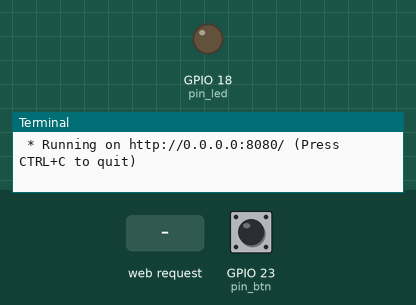
Bench run of a program on a simulated Raspberry Pi (BCM pin numbers). Shown: output pins drawn as LEDs (lit = HIGH), the last lines printed to the terminal. Inputs (shaded band) come from the test bench; at power-on: GPIO 23 (pin_btn) LOW. The clock reads 2024-03-15 10:24:30 at power-on unless the program sets it.

Above: at 1.2 s.
1.3 s: HTTP request for /led/on received
At 1.8 s:
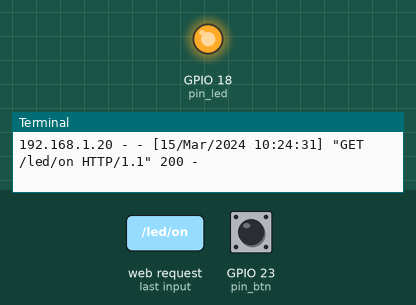
4.4 s: HTTP request for /led/off received
At 5.3 s:
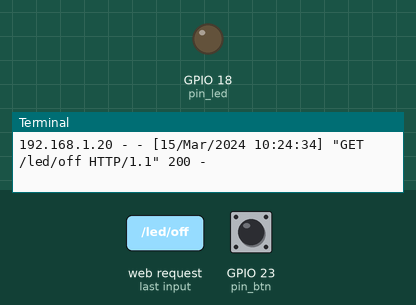
Timing chart, 0 to 7.4 s (numbered marks = the images above; inputs shaded):
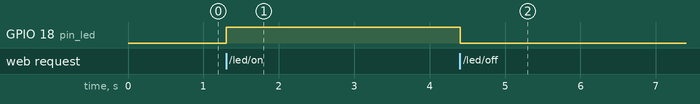

The program:

web_iot.py
```python
from flask import *
import RPi.GPIO as GPIO
from flask_socketio import SocketIO, send
import Adafruit_DHT, json, time

app = Flask(__name__)
app.config['SECRET_KEY'] = 'secret'
socketio = SocketIO(app,async_mode='threading')

pin_led = 18
pin_btn = 23
pin_dht11 = 24

GPIO.setmode(GPIO.BCM)
GPIO.setup(pin_led, GPIO.OUT)
GPIO.setup(pin_btn, GPIO.IN, pull_up_down=GPIO.PUD_DOWN)
sensor = Adafruit_DHT.DHT11

@app.route('/')
def main():
    return redirect('/static/web_iot.html')


@app.route('/led/<cmd>')
def op(cmd):
    if cmd == "on":
        GPIO.output(pin_led, True)
        return 'Led On'
    elif cmd == 'off':
        GPIO.output(pin_led, False)
        return 'Led Off'


@app.route('/monitor')
def monitoring():
    try:
        humidity, temperature = Adafruit_DHT.read_retry(sensor, pin_dht11)
        obj = {'humi' : humidity, 'temp' : temperature}
        return Response(json.dumps(obj), content_type='application/json')
    except Exception as e:
        print('err', e)


@socketio.on('connect')
def connect():
    print("client connected.")

def my_callback(channel):
    print('Edge detected on channel %s state %s'% (channel, GPIO.input(channel)))
    val =GPIO.input(channel)
    if val == 1:
        socketio.emit('notify', '1')
    else:
        socketio.emit('notify', '0')


if __name__ == '__main__':
    try:
        GPIO.add_event_detect(pin_btn, GPIO.BOTH, callback=my_callback)
        socketio.run(app, host='0.0.0.0', port=8080)
    finally:
        print('cleaning up')
        GPIO.cleanup()
```

Measured:
- after the input at 1.3 s, GPIO 18 (pin_led): LOW → HIGH at once
- after the input at 4.4 s, GPIO 18 (pin_led): HIGH → LOW at once
